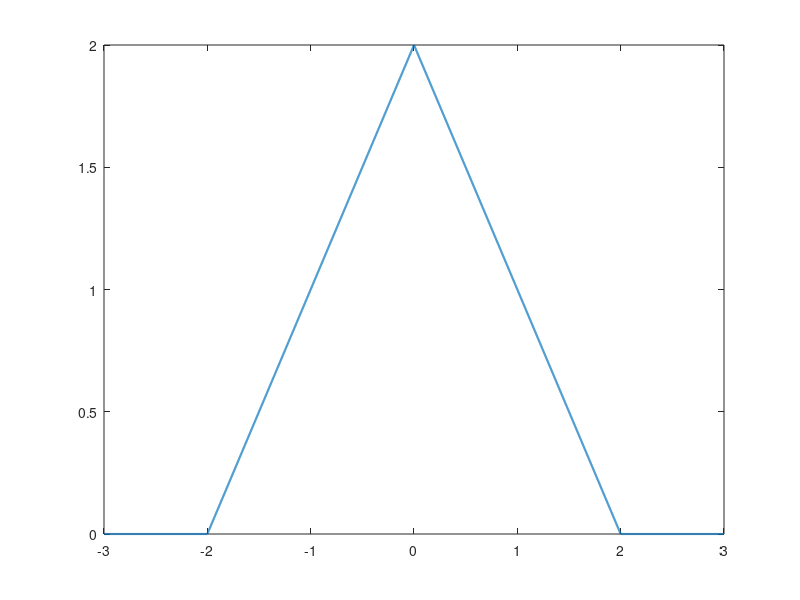

Write the MATLAB code that produced this figure.
% Script: pulso_triangular.m

% eixo de tempo
dt = 0.001;
t = -3:dt:3;

triang = @(t)((t+2).*(t>=-2 & t<=0) + (-t+2).*(t>0 & t<=2));

plot(t, triang(t), 'LineWidth', 1.5);
